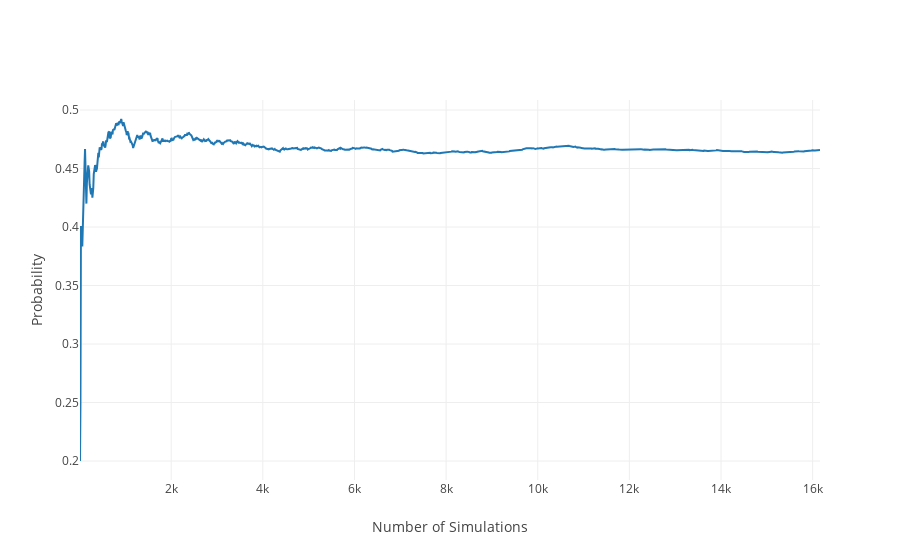

This figure's notebook cell:
### Markdown cell above
Answer 2 : Simulation with 50,000 observations. 5 scearios used with the probability:
Scenario information

                        -- Boys(0.5)                            
        --(identical)0.3
                        -- Girls(0.5)
Twins --
        --(non_identical)0.7 --boys(0.25)
                         --girls(0.25)
                         --one girl and one boy (0.5)
                         
P(identical_twin_boys) = .3*.5 = .15
P(identical_twin_girls) = .3*.5 = .15
P(non_identical_twin_girls) = .7*.25 = .175
P(non_identical_twin_boys) = .7*.25 = .175
P(non_identical_one_boy_one_girl) = .7*.5 = .35

count_hits = P(identical_twin_girls)

Since it's given that there are twin girls only possible scenarios are below.
effective_simualation = P(identical_twin_girls)  + P(non_identical_twin_girls)

### Code cell
twin_scenarios = np.arange(1,6)
effective_simulations = 0
count_hits = 0
x_data = []
y_data = [] 
 
for num_simulations in range(1, 50000):
    twins = np.random.choice(twin_scenarios,p=[0.15,  0.15,  0.175,  0.175,  0.35])
    if twins==2 or twins == 3:
        effective_simulations += 1
        if twins == 2:
            count_hits += 1
        if (effective_simulations % 10) == 0:
            y_data.append(float(count_hits) / float(effective_simulations))
            x_data.append(effective_simulations)

# Plot the figure
fig = plot_probs(x_data, y_data)
iplot(fig)

### Figure 1 — Plotly figure (JSON) as saved in the notebook; plotly's stock layout.template omitted (floating-point values rounded to 4 significant figures; data arrays with more than 128 entries replaced by an {"elided": "..."} marker saying what was removed)
{"data": [{"type": "scatter", "uid": "5d608bef-332a-4591-8ffd-7c45ee94c9f1", "x": {"elided": "1616 int values"}, "y": {"elided": "1616 float values"}}], "layout": {"xaxis": {"title": "Number of Simulations"}, "yaxis": {"title": "Probability"}}}
